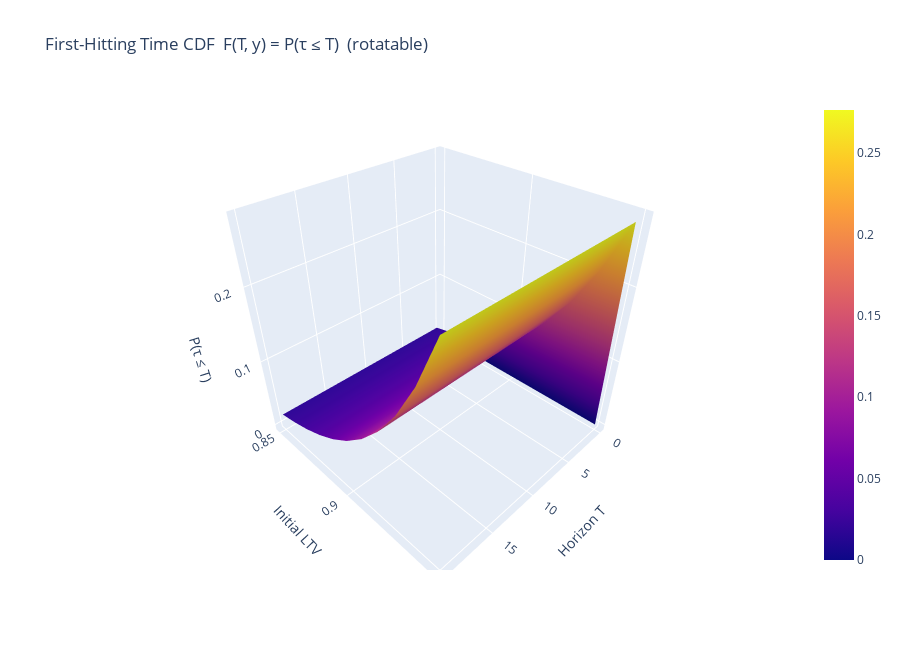

Notebook code cell kept with this figure:
### Code cell
fig = go.Figure(data=[go.Surface(z=CDF, x=T_vals, y=LTV_arr)])
fig.update_layout(
    title="First-Hitting Time CDF  F(T, y) = P(τ ≤ T)  (rotatable)",
    scene=dict(
        xaxis_title="Horizon T",
        yaxis_title="Initial LTV",
        zaxis_title="P(τ ≤ T)"
    ),
    width=900,
    height=650
)

# Show in notebook and also save to an HTML file
fig.show()

### Figure 1 — Plotly figure (JSON) as saved in the notebook; plotly's stock layout.template omitted (floating-point values rounded to 4 significant figures; data arrays with more than 128 entries replaced by an {"elided": "..."} marker saying what was removed)
{"data": [{"type": "surface", "x": [0, 0.5, 1, 1.5, 2, 2.5, 3, 3.5, 4, 4.5, 5, 5.5, 6, 6.5, 7, 7.5, 8, 8.5, 9, 9.5, 10, 10.5, 11, 11.5, 12, 12.5, 13, 13.5, 14, 14.5, 15, 15.5, 16, 16.5, 17, 17.5, 18, 18.5, 19, 19.5, 20], "y": [0.85, 0.86, 0.87, 0.88, 0.89, 0.9, 0.91, 0.92, 0.93, 0.94, 0.95], "z": {"elided": "11x41 float values"}}], "layout": {"height": 650, "scene": {"xaxis": {"title": {"text": "Horizon T"}}, "yaxis": {"title": {"text": "Initial LTV"}}, "zaxis": {"title": {"text": "P(τ ≤ T)"}}}, "title": {"text": "First-Hitting Time CDF  F(T, y) = P(τ ≤ T)  (rotatable)"}, "width": 900}}
